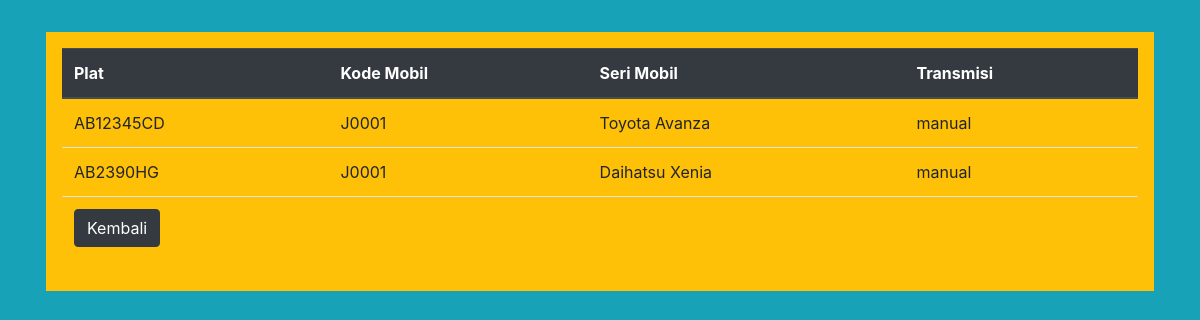
The page /PBjenis/4_1.php?cid=J0001 on the database its author committed.
### tables this page shows
CREATE TABLE `mobil` (
  `plat` varchar(9) NOT NULL,
  `id_jenis` char(5) DEFAULT NULL,
  `seri_mobil` varchar(50) DEFAULT NULL,
  `transmisi` varchar(13) DEFAULT NULL
);

### PBjenis/4_1.php (the view, shortened to what this page needs)
<!DOCTYPE html>
<html>
<head>
	<link rel="stylesheet" type="text/css" href="bootstrap.min.css">
</head>
<body class="p-3 mb-2 bg-info text-white">
<?php
$cid = $_GET['cid'];
  $hostname = "localhost";
  $username = "root";
  $password = "";
  $database = "tester1";
  $link = mysqli_connect($hostname, $username, $password, $database);
  $sql = "SELECT * FROM mobil WHERE id_jenis ='$cid'";
  $query = mysqli_query($link, $sql);
?>
<div class="container p-3 ">
<div class="p-3 mb-2 bg-warning text-dark">
<table class="table table dark">
		<thead class="thead-dark">
			<th>Plat</th>
			<th>Kode Mobil</th>
			<th>Seri Mobil</th>
			<th>Transmisi</th>
		</thead>
		<?php
		  while($data = mysqli_fetch_array($query)){
		    ?>
		 <tr>
		 		<td><?php echo $data['plat'];?></td>
		 		<td><?php echo $data['id_jenis'];?></td>
		 		<td><?php echo $data['seri_mobil'];?></td>
		 		<td><?php echo $data['transmisi'];?></td>
		 </tr>
		<?php } ?>
		<td colspan="6"><button type="button" class="btn btn-dark"><a style="color: white" href=4.php>Kembali</a></button></td>
</table>
</div>
</div>
</body>
</html>

### rows shown on the page
mobil: plat "AB12345CD", id_jenis "J0001", seri_mobil "Toyota Avanza", transmisi "manual"
mobil: plat "AB2390HG", id_jenis "J0001", seri_mobil "Daihatsu Xenia", transmisi "manual"
